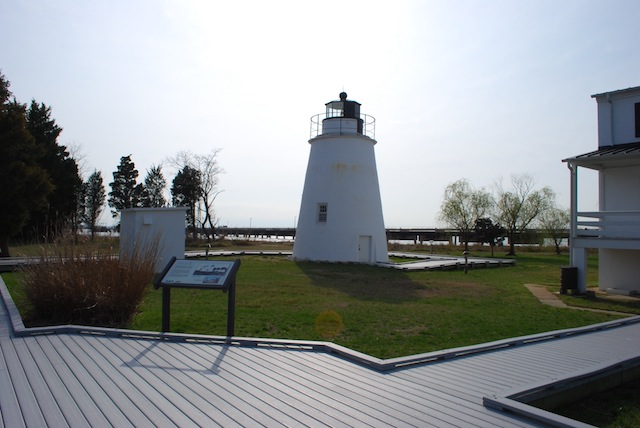
#> input picture 3-features_keypoints/data/sample/images/frame_10.JPG, 640 x 428 px, found by its file name
$ jupyter execute features_keypoints.ipynb   (shell and % lines are left out)   (older library calls are emulated)
#> lines starting #> are read from the running program, lines starting #| are printed output that depends on the picture
# CS6475: Features & Keypoints

One of the fundamental challenges in computer vision and computational photography is determining which parts of two or more images match -- known as the [correspondence problem](https://en.wikipedia.org/wiki/Correspondence_problem). Solving the correspondence problem is useful for automatic image alignment (e.g., for panoramas), object & motion detection, and recovering scene structure from images (among other useful tasks). In this notebook, you will explore keypoint detection, feature descriptors, and see an example application to extract scene structure from camera motion using [OpenSfM](https://github.com/mapillary/OpenSfM).

## Lesson Summary
---
* [Part 1 - Feature Detection](#Part-1---Feature-Detection) -- implement a Harris corner detector
* [Part 2 - Feature Descriptors](#Part-2---Feature-Descriptors) -- implement Histogram of Oriented Gradients descriptors
* [Part 3 - Applications: Structure from Motion](#Part-3---Applications:-Structure-from-Motion) -- experiment with [OpenSfM](https://github.com/mapillary/OpenSfM)
* [Part 4 - Challenges](#Part-4---Challenges)

[cell 1]
# Use jupyter "magic" methods to dynamically reload external modules every
# time any block is run, and show images inline in the notebook

[cell 2]
import cv2
import numpy as np
import scipy as sp

import matplotlib as mpl
import matplotlib.pyplot as plt

from matplotlib import patches

---
## Part 1 - Feature Detection
---
Feature detection in images refers to methods of extracting abstract descriptions of local image information. Harris corners remain one popular feature detector (among [many](https://en.wikipedia.org/wiki/Feature_detection_%28computer_vision%29#Feature_detectors) others). Without going into great detail (the details are covered in module 4 lectures), recall that Harris corners are defined by the equations:

$$M=\sum_x \sum_y w(x, y) \begin{bmatrix}
 I_x^2 & I_xI_y \\
 I_xI_y & I_y^2
\end{bmatrix}$$

$$R=\det(M)-\kappa\; \text{trace}^2(M)$$

The parameter $\kappa$ is determined empirically (a value of 0.05 is usually a good default), and points are treated as "corners" if $M_c$ is greater than an empircally determined threshold.

[cell 3]
img = cv2.imread("data/sample/images/frame_10.jpg", cv2.IMREAD_GRAYSCALE)
#> img: shape (428, 640); min 0, max 255, mean 145.5
ksize = (5, 5)  # size of the window w(u, v)
sigma = 1.  # standard deviation of a Gaussian filter w(u, v)
kappa = 0.05  # Harris-Stephens corner score parameter
threshold_ratio = 0.1  # "corners" are larger than threshold_ratio * max(Mc)

# compute the directional gradients
Ix = cv2.Sobel(img, cv2.CV_64F, 1, 0, ksize=3)
Iy = cv2.Sobel(img, cv2.CV_64F, 0, 1, ksize=3)

# Gaussian could be replaced with box filter averaging in the windowed sum-products
M_Ixx = cv2.GaussianBlur(Ix * Ix, ksize, sigma)
M_Iyy = cv2.GaussianBlur(Iy * Iy, ksize, sigma)
M_Ixy = cv2.GaussianBlur(Ix * Iy, ksize, sigma)
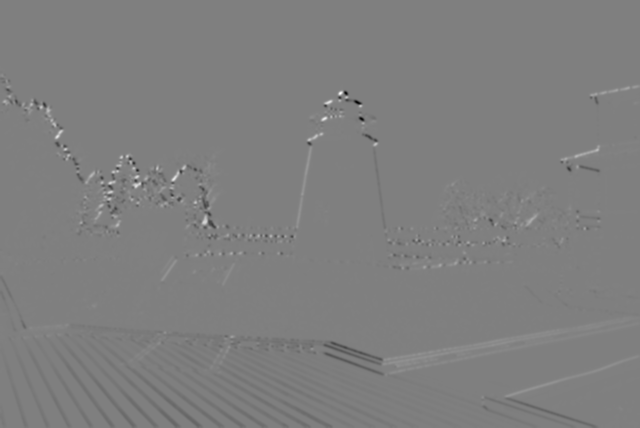
#> M_Ixy: shape (428, 640) float64; min -177819.7, max 176539.4, mean -645.2; drawn with min black and max white

# Each location x, y in Mc contains the corner "score" for the corresponding pixel
R = (M_Ixx * M_Iyy - M_Ixy * M_Ixy) - kappa * (M_Ixx + M_Iyy)**2
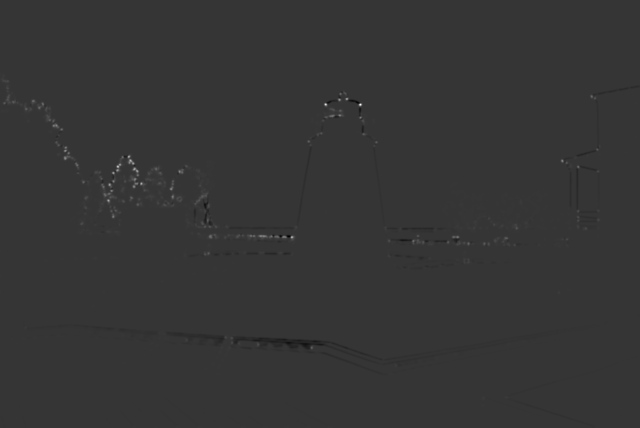
#> R: shape (428, 640) float64; min -1e+10, max 3.77e+10, mean 12976795.1; drawn with min black and max white

# Perform local non-maximal suppression & filter according to score
y, x = np.where((R == cv2.dilate(R, np.ones(ksize))) & (R > threshold_ratio * R.max()))
#> y = 128 values from 93 to 347; x = 128 values, max 597 at index 33, min 4 at index 8, mean 223.5
plt.figure(figsize=(16, 12))
plt.imshow(img, cmap="gray");
# plt.scatter(x, y, s=1, c='r');  # plot the keypoints
plt.quiver(x, y, Ix[y, x], Iy[y, x], color='r', width=0.001);  # plot the gradient magnitude & direction
plt.axis("off");

[cell 4]
kappa = 0.05  # Harris-Stephens corner score parameter

# compute the directional gradients
Ix = np.array([[0, 1, 0],
              [1, 0, 1],
              [1, 0, 1]])

Iy = np.array([[0, 1, 1],
              [1, 0, 0],
              [0, 1, 1]])

# Gaussian could be replaced with box filter averaging in the windowed sum-products
M_Ixx = np.sum(Ix * Ix)
M_Iyy = np.sum(Iy * Iy)
M_Ixy = np.sum(Ix * Iy)

# Each location x, y in Mc contains the corner "score" for the corresponding pixel
R = (M_Ixx * M_Iyy - M_Ixy * M_Ixy) - kappa * (M_Ixx + M_Iyy)**2

# Perform local non-maximal suppression & filter according to score
R

---
## Part 2 - Feature Descriptors
---
Feature detection finds _where_ a point of interest is located, but the points alone lose image context in describing the features they represent. In the previous example, we expanded the Harris corners using the gradient magnitude and angle, but better feature descriptions are more robust to changes in perspective and pixel intensity.

OpenCV implements several detectors for more robust feature descriptors like SIFT, SURF, ORB, and HoG, which offer different levels of accuracy & speed. Next we'll cover [Histogram of Oriented Gradients (HoG)](http://lear.inrialpes.fr/people/triggs/pubs/Dalal-cvpr05.pdf) descriptors, which are simpler to demonstrate than the multiscale feature descriptors like [SIFT](http://www.cs.ubc.ca/~lowe/papers/ijcv04.pdf). (Conceptually, SIFT progressivly extracts locally maximal features from multiscale image pyramids -- the same kind used for pyramid blending.)

HoG feature descriptors are generated by splitting an input window of interest into non-overlapping _cells_ of a fixed size and computing a weighted histogram of the gradient directions of the pixels in each cell into a fixed number of _bins_. Next, the cells are grouped into overlapping _blocks_, and the descriptors for the cells in the block are concatenated and normalized. The final feature descriptor for the window is simply the concatenation of all the block descriptors. By default, HoG feature descriptors describe the entire image. Detecting multiscale features involves applying the same procedure to a sliding window over the image and iterating over multiple scales.

In the example below, the window of interest is the full image. It contains 4x4=16 cells, and the cells are grouped into 2x2 blocks. The blocks are computed by sliding a 2x2 box over the cells (the red block moves to the green block, then the blue block, then the black block, and so on over the rest of the image). The Final feature descriptor is the concatenation of the normalized vector in each block, which is a 4x4x3x3x9=1296 element vector.

[cell 5]
# read the image as grayscale for simplicity; the source paper states, "For colour
# images, we calculate separate gradients for each colour channel, and take the one
# with the largest norm as the pixel’s gradient vector."
img = cv2.imread("data/sample/images/frame_01.jpg", cv2.IMREAD_GRAYSCALE)
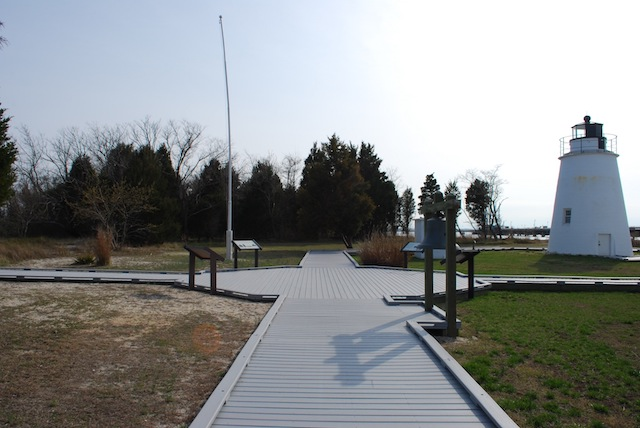
#> input picture 3-features_keypoints/data/sample/images/frame_01.JPG, 640 x 428 px, found by its file name
#> img: shape (428, 640); min 0, max 255, mean 140.5
cell_size = (8, 8)
nbins = 9

# resize the image to make each dimension a power of 2 so that it is evenly partitioned
# into cells. The source paper used (128x64) window patches for human detection.
img = cv2.resize(img, (256, 256))
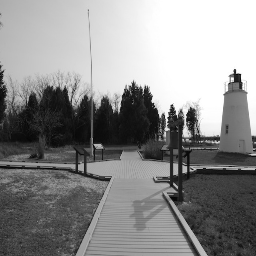
#> img: shape (256, 256); min 1, max 255, mean 140.5

# define a few arbitrary cell patches in the image for visualization
patch_count = 0
locations = {(8, 29): 'y', (17, 25): 'r', (24, 12): 'b', (8, 11): 'g'}
plt.figure(figsize=(12, 16))
img_ax = plt.subplot2grid((6, 4), (0, 0), colspan=4, rowspan=4)
plt.imshow(img, cmap="gray");
plt.axis("off");

# compute the directional gradients & convert to magnitude/angle; this deviates from
# the source paper which states, "Simple 1-D [−1, 0, 1] masks at σ=0 [i.e., with no
# smoothing] work best."
Ix = cv2.Sobel(img, cv2.CV_64F, 1, 0, ksize=3)
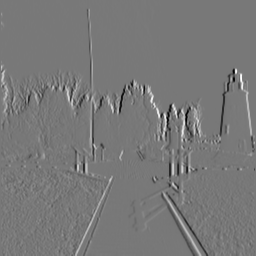
#> Ix: shape (256, 256) float64; min -823, max 920, mean 2.3; drawn with min black and max white
Iy = cv2.Sobel(img, cv2.CV_64F, 0, 1, ksize=3)
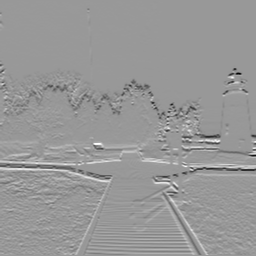
#> Iy: shape (256, 256) float64; min -924, max 620, mean -3.7; drawn with min black and max white
mag, ang = cv2.cartToPolar(Ix, Iy)
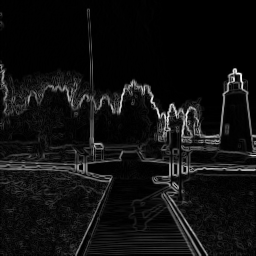
#> mag: shape (256, 256) float64; min 0, max 936.1, mean 61; drawn with min black and max white
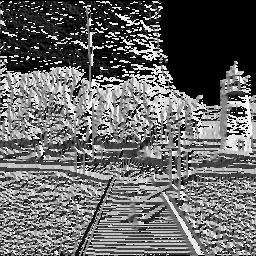
#> ang: shape (256, 256) float64; min 0, max 6.28, mean 2.55; drawn with min black and max white

# discretize the angles to integers mapped to each bin. By default use unsigned gradients,
# i.e., 9 bins at 0, 20, 40, ..., 160; angles that are separated by 180 degrees map to the
# same bin -- e.g., the angles 0 and 180 map to bin 0; 160 and 340 map to bin 8; etc. You
# can also try signed gradients, which maps the 9 bins at 40 degree increments around the
# whole 360 degree circle; this is usually a tunable option. For simplicity, this step
# deviates from the source paper, which interpolates the bins between bin centers; i.e.,
# a pixel at 10 degrees would contribute to both the the bin centered at 0 degrees and the
# bin centered at 20 degrees.
bins = np.int64((2 * nbins * ang / (2 * np.pi)) % nbins)  # unsigned gradients
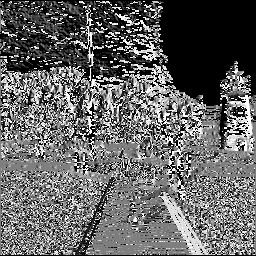
#> bins: shape (256, 256) int64; min 0, max 8, mean 3.17; drawn with min black and max white
# bins = np.int64(nbins * ang / (2 * np.pi))  # signed gradients

# calculate the weighted histogram for every cell
hist_shape = (img.shape[0] // cell_size[0], img.shape[1] // cell_size[1], nbins)
#> hist_shape = (32, 32, 9)
hist = np.zeros(hist_shape)

# the two outer loops over (j, i) visit each cell in the image
for j in range(hist_shape[0]):
    lo_row = j * cell_size[0]
    hi_row = (j + 1) * cell_size[0]
    for i in range(hist_shape[1]):
        lo_col = i * cell_size[1]
        hi_col = (i + 1) * cell_size[1]
        cell = bins[lo_row:hi_row, lo_col:hi_col]
        cell_mag = mag[lo_row:hi_row, lo_col:hi_col]

        # compute the histogram of the current cell by summing the magnitude
        # of the gradients for each bin
        for k in range(nbins):
            hist[j, i, k] = np.sum(cell_mag[cell == k])

        # draw individual cells & the corresponding histograms -- this code is not part of the HoG algorithm
        if (j, i) in locations:
            color = locations[(j, i)]
            img_ax.add_patch(patches.Rectangle((lo_col, lo_row), *cell_size, fill=False, color=color, lw=3.))

            patch_ax = plt.subplot2grid((6, 4), (4, 0 + patch_count))
            plt.imshow(img[lo_row:hi_row, lo_col:hi_col], cmap="gray");
            plt.setp(patch_ax.spines.values(), color=color, lw=3.)
            plt.tick_params(axis='both', which='both', labelbottom='off', labelleft='off', bottom='off', left='off')

            hist_ax = plt.subplot2grid((6, 4), (5, 0 + patch_count))
            plt.bar(range(nbins), hist[j, i])
            plt.tick_params(axis='both', which='both', labelleft='off', bottom='off', left='off')
            plt.xlabel("patch {} histogram".format(patch_count))
            patch_count += 1
#> after the loop, patch_count = 4
#> figure, not shown here; panel 3: tallest bar 2907.9 high, from x = -0.4 to 0.4; panel 5: tallest bar 5007.6 high, from x = 7.6 to 8.4; panel 7: tallest bar 7682.4 high, from x = 3.6 to 4.4; panel 9: tallest bar 4469 high, from x = 0.6 to 1.4

[cell 6]
# normalize within each block and combine the blocks to make a single feature descriptor for the window
block_size = (3, 3)  # blocks are rectangular groups of cells; e.g., 3x3 blocks is a group of 9 cells
row_blocks = hist.shape[0] - block_size[0] + 1
#> row_blocks = 30
col_blocks = hist.shape[1] - block_size[1] + 1
#> col_blocks = 30
block_vector_size = block_size[0] * block_size[1] * nbins
blocks = np.zeros((row_blocks, col_blocks, block_vector_size))
eps = 1e-3
for j in range(row_blocks):
    for i in range(col_blocks):
        block = hist[j:j+block_size[0], i:i+block_size[1]]

        # normalization using the L2 norm
        blocks[j, i] = block.flatten() / np.sqrt(np.sum(block**2) + eps**2)

        # alternative normalization using the L1 norm
        #  blocks[j, i] = block.flatten() / (np.sum(block) + eps)

feature_vector = blocks.flatten()
print("The feature vector contains {} values".format(feature_vector.shape[0]))
#| The feature vector contains 72900 values
plt.figure()
plt.bar(range(128), feature_vector[:128])  # plot a subset of the feature descriptor
plt.title("Portion of normalized HoG feature vector");
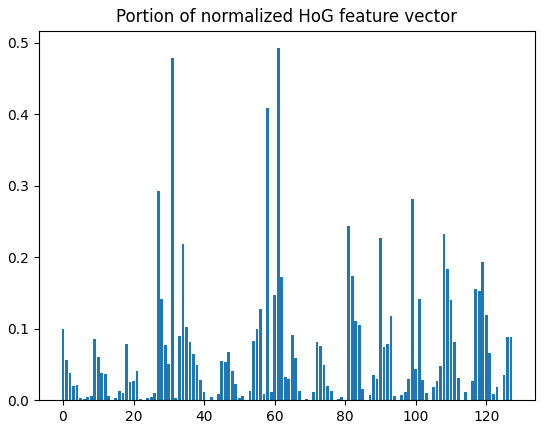
#> figure drawn by matplotlib, 1 panel; tallest bar 0.493 high, from x = 60.6 to 61.4
